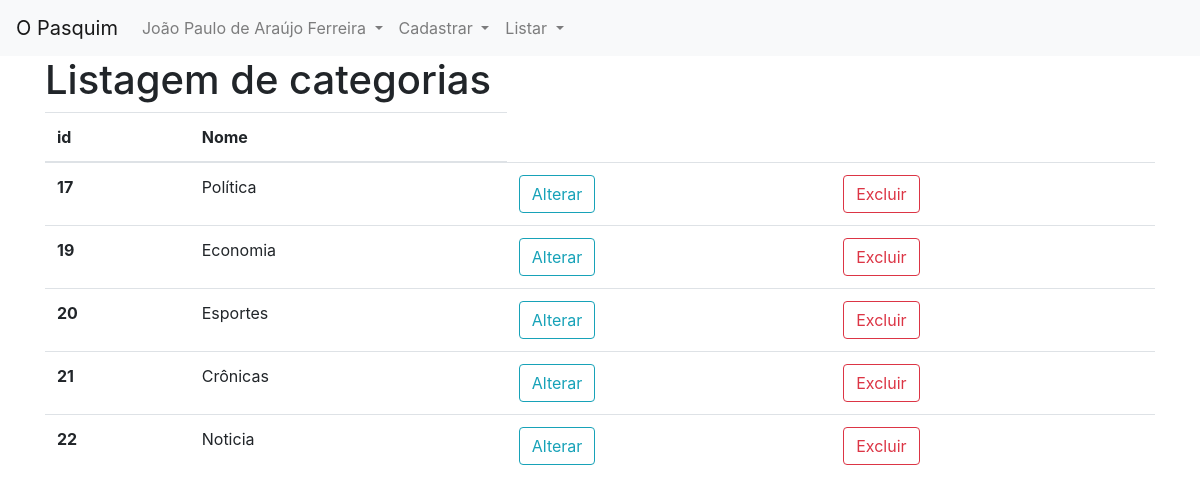
Before: /admin/view/categoria/list.php (signed in) with the older database file.
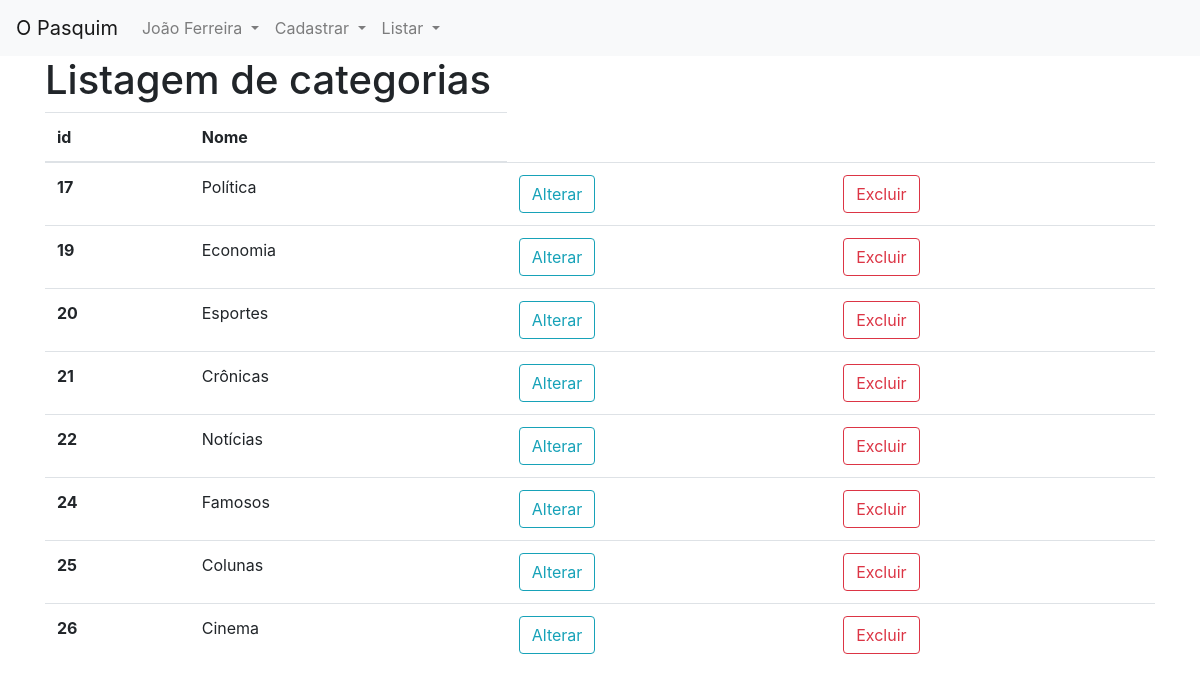
After: the same page with the newer database file.
### tables this page shows
CREATE TABLE `categorias` (
  `id` int(11) NOT NULL AUTO_INCREMENT,
  `categoria` varchar(255) NOT NULL,
  PRIMARY KEY (`id`)
);

### admin/class/Categorias.php (the view, shortened to what this page needs)
<?php
	Class Categorias{
		public static function list($conexao){
			$categorias = [];
			$query = "select * from categorias";
			$result = mysqli_query($conexao, $query);
			while($categoria = mysqli_fetch_assoc($result)):
				array_push($categorias, $categoria);
			endwhile;
			foreach ($categorias as $c):
				echo	"<tr>
					 		<th scope='row'>".$c['id']."</th>
					 		<td>".$c['categoria']."</td>";
				if($_SESSION['UsuarioNivel'] == "administrador") :
					echo  	"<td>
								<form method='post' action='edit.php'>
									<input type='hidden' name='id' value='".$c['id']."'>
									<button type='submit' class='btn btn-outline-info'>
										Alterar
									</button>
								</form>
							</td>
					 		<td>
								<form method='post' action='../../model/categoria/delete.php'>
									<input type='hidden' name='id' value='".$c['id']."'>
									<button type='submit'class='btn btn-outline-danger'>
										Excluir
									</button>
								</form>
							</td>";
				endif;
			    echo 		"</tr>";
			endforeach;
		}
	}
?>

### admin/view/includes/header.php (shortened to what this page needs)
<!DOCTYPE html>
<html>
<head>
	<link rel="stylesheet" type="text/css" href="../../css/bootstrap.css">
	<link rel="stylesheet" type="text/css" href="../../css/bootstrap-grid.css">
	<link rel="stylesheet" type="text/css" href="../../css/bootstrap-reboot.css">
	<link rel="stylesheet" type="text/css" href="../../css/style.css">
  <link rel="stylesheet" type="text/css" href="https://cdn.datatables.net/1.10.19/css/jquery.dataTables.css">
</head>
<body>
<?php if (isset($_SESSION['UsuarioID'])): ?>
<nav class="navbar navbar-expand-lg navbar-light bg-light">
  <a class="navbar-brand" href="../../index.php">O Pasquim</a>
  <div class="collapse navbar-collapse" id="navbarSupportedContent">
    <ul class="navbar-nav mr-auto">
      <li class="nav-item dropdown">
        <a class="nav-link dropdown-toggle" href="#" id="navbarDropdown" role="button" data-toggle="dropdown" aria-haspopup="true" aria-expanded="false">
          <?php echo $_SESSION['UsuarioNome'] ?>
        </a>
      </li>
      <li class="nav-item dropdown">
        <a class="nav-link dropdown-toggle" href="#" id="navbarDropdown" role="button" data-toggle="dropdown" aria-haspopup="true" aria-expanded="false">
          Cadastrar
        </a>
      </li>
      <li class="nav-item dropdown">
        <a class="nav-link dropdown-toggle" href="#" id="navbarDropdown" role="button" data-toggle="dropdown" aria-haspopup="true" aria-expanded="false">
          Listar
        </a>
      </li>
    </ul>
  </div>
</nav>
<?php endif; ?>

### admin/view/categoria/list.php (shortened to what this page needs)
<?php include('../includes/header.php');
      include('../../class/Conexao.php');
      include('../../class/Categorias.php'); ?>
	<section class="container">
		<h1>Listagem de categorias</h1>
		<table class="table">
		  <thead>
		    <tr>
		      <th scope="col">id</th>
		      <th scope="col">Nome</th>
		    </tr>
		  </thead>
		  <tbody>
		    <?php $categorias = Categorias::list($conexao); ?>
		  </tbody>
		</table>
	</section>

Changed rows visible on the page:
changed categorias id 22: categoria "Noticia" → "Notícias"
added categorias: id "24", categoria "Famosos"
added categorias: id "25", categoria "Colunas"
added categorias: id "26", categoria "Cinema"
Other visible differences:
$_SESSION['UsuarioNome']: "João Paulo de Araújo Ferreira" → "João Ferreira"
